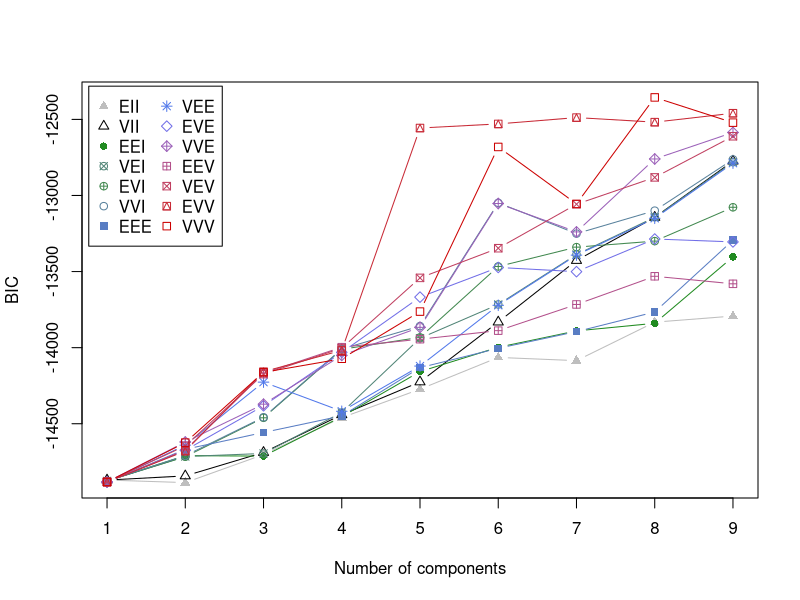
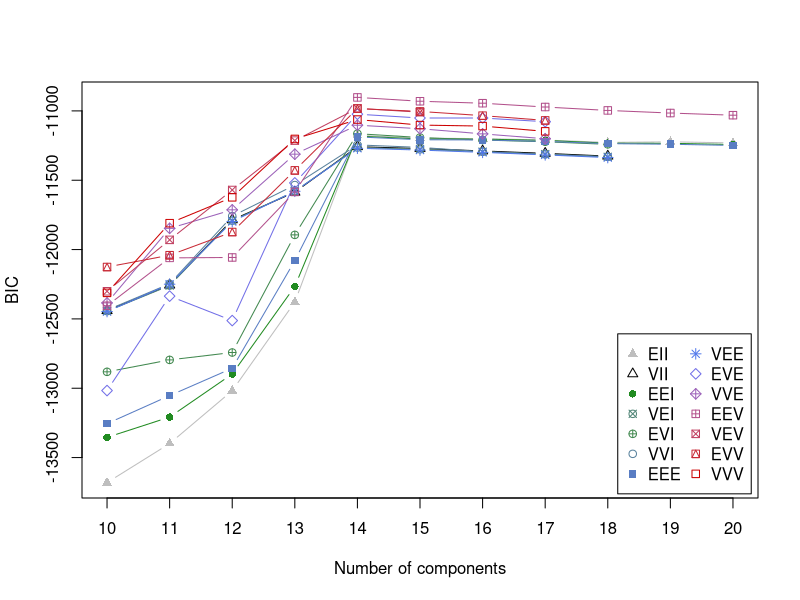
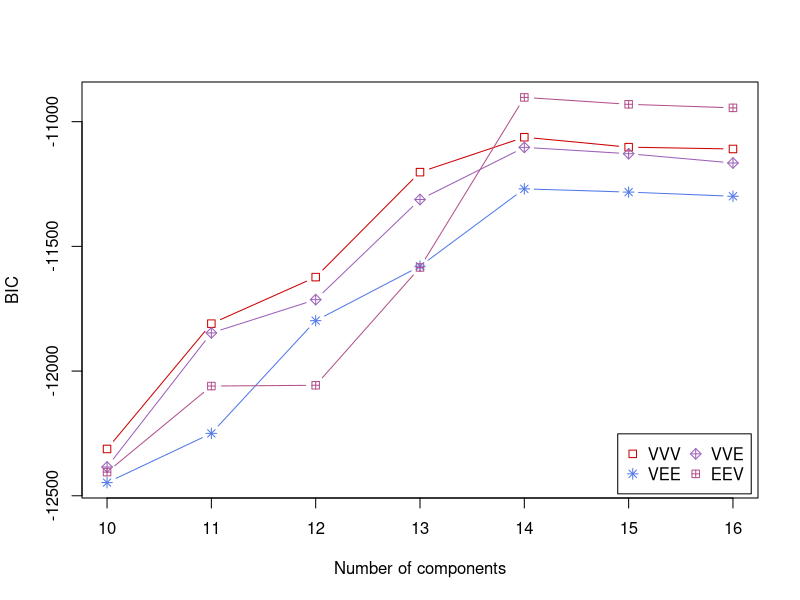
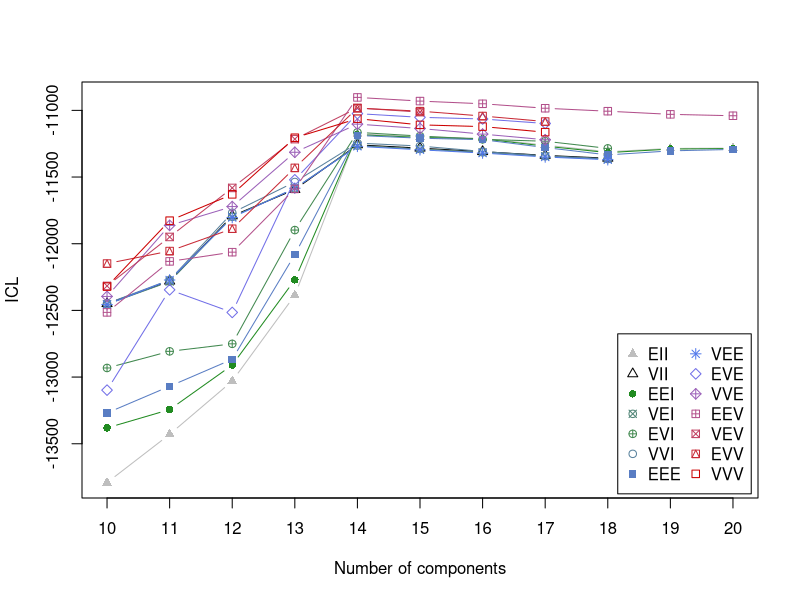
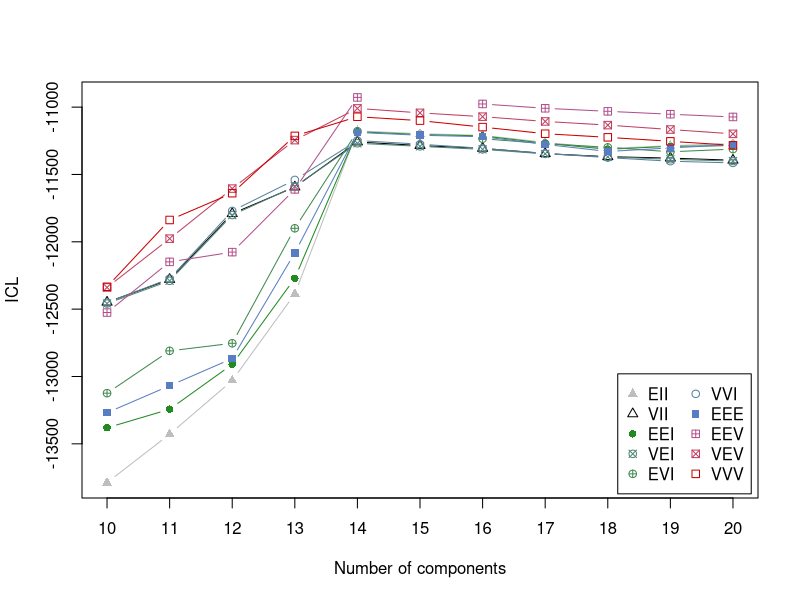
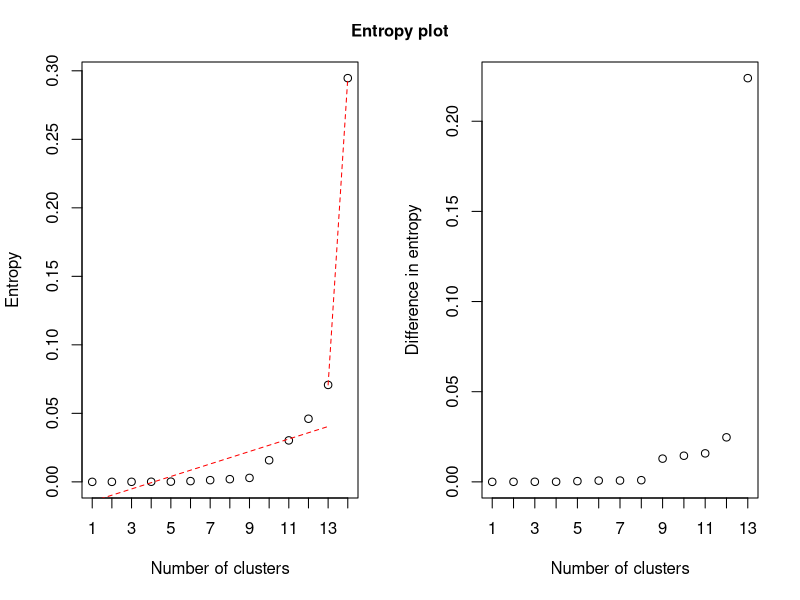

Reproduce these figures in R, in order.
library(mclust)

mka <- Mclust(wreath)
mka
plot(mka, "BIC", legendArgs = list(x = "topleft"))

mka <- Mclust(wreath, G = 10:20)
mka
plot(mka, "BIC", legendArgs = list(x = "bottomright"))

mka <- Mclust(wreath, G = 10:16, c("VVV", "VEE", "VVE", "EEV"))
plot(mka, "BIC", legendArgs = list(x = "bottomright"))


# ICL integrated complete data likelihood
ICLsima <- mclustICL(wreath, G = 10:20)
plot(ICLsima, "ICL", legendArgs = list(x = "bottomright"))
write.table(ICLsima, file = "ICLsima.txt", dec = ",", sep = "\t")
# NA ~ MKA nem konvergalt, vagz a folyamat beleszaladt egy ervenytelen modellbe
# ezt orvosolja a priorControl parameter

ICLprior <- mclustICL(wreath, G = 10:20, prior = priorControl())
plot(ICLprior, "ICL", legendArgs = list(x = "bottomright"))
?priorControl


# Baudry-fele elemzes
mcl <- Mclust(wreath, G = 10:20)
bmcl <- clustCombi(mcl)
bmcl
entPlot(bmcl$MclustOutput$z, bmcl$combiM, abc = "standard") # hol ugrik meg hirtelen az entropia
write.table(bmcl$classification[14], file = "Baudry.txt", col.names = F)
